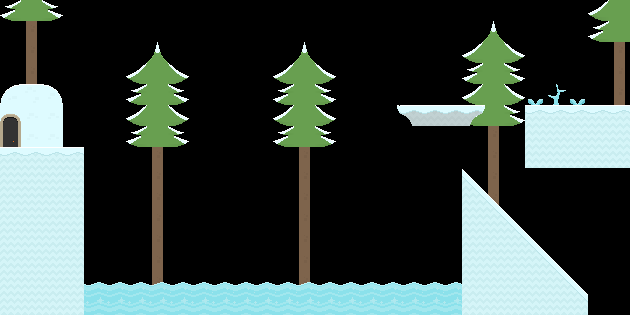

The image is a tile-based game level rendered from a .tmx file. Its description and complete source (layers, tilesets, objects, tile grids) follow:
An orthogonal 30x15 tile map with 21x21 px tiles, 2 tile layers (deco, piso), 2 tilesets.

<map version="1.2" tiledversion="1.3.5" orientation="orthogonal" renderorder="right-up" width="30" height="15" tilewidth="21" tileheight="21" infinite="0" nextlayerid="4" nextobjectid="4">
 <tileset firstgid="1" source="sprites.tsx" />
 <tileset firstgid="901" source="../bunker/sprites.tsx" />
 <layer id="2" name="deco" width="30" height="15">
  <data encoding="csv">
1572,1570,1573,0,0,0,0,0,0,0,0,0,0,0,0,0,0,0,0,0,0,0,0,0,0,0,0,0,1542,1540,
0,1534,0,0,0,0,0,0,0,0,0,0,0,0,0,0,0,0,0,0,0,0,0,1561,0,0,0,0,1572,1570,
0,1534,0,0,0,0,0,1561,0,0,0,0,0,0,1561,0,0,0,0,0,0,0,1542,1540,1543,0,0,0,0,1534,
0,1534,0,0,0,0,1542,1540,1543,0,0,0,0,1542,1540,1543,0,0,0,0,0,0,1572,1570,1573,0,0,0,0,1534,
552,553,554,0,0,0,1572,1570,1573,0,0,0,0,1572,1570,1573,0,0,0,0,0,0,1542,1540,1543,1502,1503,1502,0,1534,
583,583,583,0,0,0,1542,1540,1543,0,0,0,0,1542,1540,1543,0,0,0,0,0,0,1572,1570,1573,0,0,0,0,0,
0,583,583,0,0,0,1572,1570,1573,0,0,0,0,1572,1570,1573,0,0,0,0,0,0,0,1534,0,0,0,0,0,0,
1384,1384,1384,1384,0,0,0,1534,0,0,0,0,0,0,1534,0,0,0,0,0,0,0,0,1534,0,0,0,0,0,0,
0,0,0,0,0,0,0,1534,0,0,0,0,0,0,1534,0,0,0,0,0,0,0,0,1534,0,0,0,0,0,0,
0,0,0,0,0,0,0,1534,0,0,0,0,0,0,1534,0,0,0,0,0,0,0,0,1534,0,0,0,0,0,0,
0,0,0,0,0,0,0,1534,0,0,0,0,0,0,1534,0,0,0,0,0,0,0,0,1534,0,0,0,0,0,0,
0,0,0,0,0,0,0,1534,0,0,0,0,0,0,1534,0,0,0,0,0,0,0,0,1534,0,0,0,0,0,0,
0,0,0,0,0,0,0,1534,0,0,0,0,0,0,1534,0,0,0,0,0,0,0,0,0,0,0,0,0,0,0,
0,0,0,0,0,0,0,1534,0,0,0,0,0,0,1534,0,0,0,0,0,0,0,0,0,0,0,0,0,0,0,
0,0,0,0,0,0,0,1534,0,0,0,0,0,0,1534,0,0,0,0,0,0,0,0,0,0,0,0,0,0,0
</data>
 </layer>
 <layer id="1" name="piso" width="30" height="15">
  <data encoding="csv">
0,0,0,0,0,0,0,0,0,0,0,0,0,0,0,0,0,0,0,0,0,0,0,0,0,0,0,0,0,0,
0,0,0,0,0,0,0,0,0,0,0,0,0,0,0,0,0,0,0,0,0,0,0,0,0,0,0,0,0,0,
0,0,0,0,0,0,0,0,0,0,0,0,0,0,0,0,0,0,0,0,0,0,0,0,0,0,0,0,0,0,
0,0,0,0,0,0,0,0,0,0,0,0,0,0,0,0,0,0,0,0,0,0,0,0,0,0,0,0,0,0,
0,0,0,0,0,0,0,0,0,0,0,0,0,0,0,0,0,0,0,0,0,0,0,0,0,0,0,0,0,0,
702,0,0,0,0,0,0,0,0,0,0,0,0,0,0,0,0,0,991,992,964,964,994,961,0,1384,1384,1384,1384,1384,
732,0,0,0,0,0,0,0,0,0,0,0,0,0,0,0,0,0,0,0,0,0,0,0,0,1413,1413,1413,1413,1413,
1384,1384,1384,1384,0,0,0,0,0,0,0,0,0,0,0,0,0,0,0,0,0,0,0,0,0,1413,1413,1413,1413,1413,
1413,1413,1413,1413,0,0,0,0,0,0,0,0,0,0,0,0,0,0,0,0,0,0,1388,0,0,0,0,0,0,0,
1413,1413,1413,1413,0,0,0,0,0,0,0,0,0,0,0,0,0,0,0,0,0,0,1418,1388,0,0,0,0,0,0,
1413,1413,1413,1413,0,0,0,0,0,0,0,0,0,0,0,0,0,0,0,0,0,0,1413,1418,1388,0,0,0,0,0,
1413,1413,1413,1413,0,0,0,0,0,0,0,0,0,0,0,0,0,0,0,0,0,0,1413,1413,1418,1388,0,0,0,0,
1413,1413,1413,1413,0,0,0,0,0,0,0,0,0,0,0,0,0,0,0,0,0,0,1413,1413,1413,1418,1388,0,0,0,
1413,1413,1413,1413,551,551,551,551,551,551,551,551,551,551,551,551,551,551,551,551,551,551,1413,1413,1413,1413,1418,1388,0,0,
1413,1413,1413,1413,580,580,580,580,580,580,580,580,580,580,580,580,580,580,580,580,580,580,1413,1413,1413,1413,1413,1418,0,0
</data>
 </layer>
</map>
